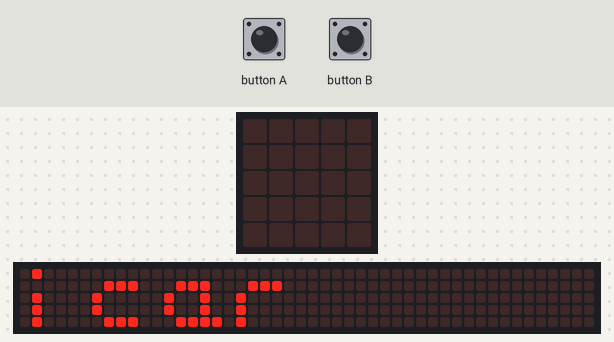
This program was run on a simulated BBC micro:bit (MakeCode). Shown: the board's 5×5 LED display, a strip that is not on the board, showing the scrolling text unrolled. The test bench sets the inputs (shaded band). Random numbers come from a fixed seed; the 48×5 strip is a reading aid, not a part: it shows the text the display is scrolling, unrolled, one strip-width of it at a time.

Above: at 18.5 s.
20.2 s: button A pressed for 0.15 s
At 21.1 s:
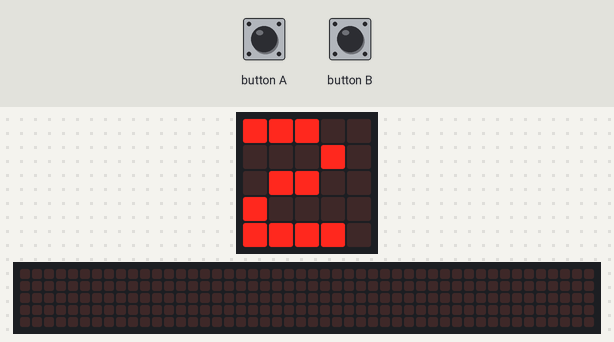
23.3 s: button B pressed for 0.15 s
At 23.6 s:
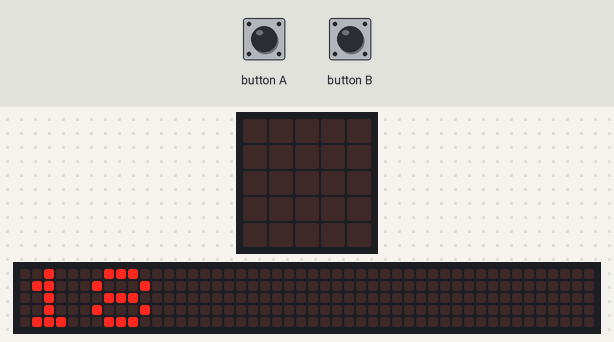
24.0 s: button A pressed for 0.15 s
At 27.6 s:
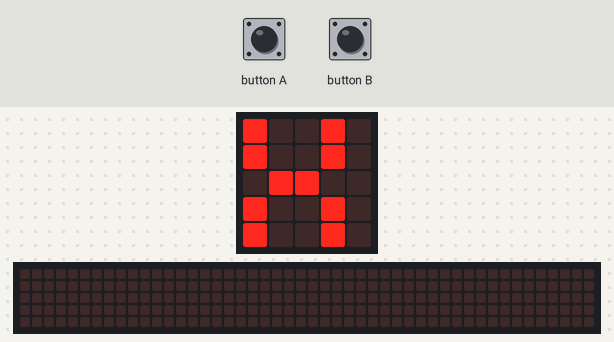

Measured:
- after the input at 20.2 s, the display: changes after 0.15 s (image 1)
- after the input at 23.3 s, the display: changes after 0.15 s (image 2)
- what the display in image 0 shows lasts 0.4 s, from 18.5 s to 18.9 s
- what the display in image 1 shows lasts 1.0 s, from 20.4 s to 21.4 s

The program:

main.ts
```typescript
input.onButtonPressed(Button.A, function () {
    Factor_1 = randint(0, 10)
    Factor_2 = randint(0, 10)
    basic.showNumber(Factor_1)
    basic.pause(300)
    basic.showString("X")
    basic.showNumber(Factor_2)
    basic.pause(300)
    basic.clearScreen()
})
input.onButtonPressed(Button.B, function () {
    basic.showNumber(Factor_1 * Factor_2)
    basic.pause(300)
    basic.clearScreen()
})
let Factor_2 = 0
let Factor_1 = 0
basic.showString("tabla de multiplicar")
```

test.ts
```typescript
// aquí va el archivo "tests"; esto no se compilará cuando este paquete se utilice como una extensión.
```
